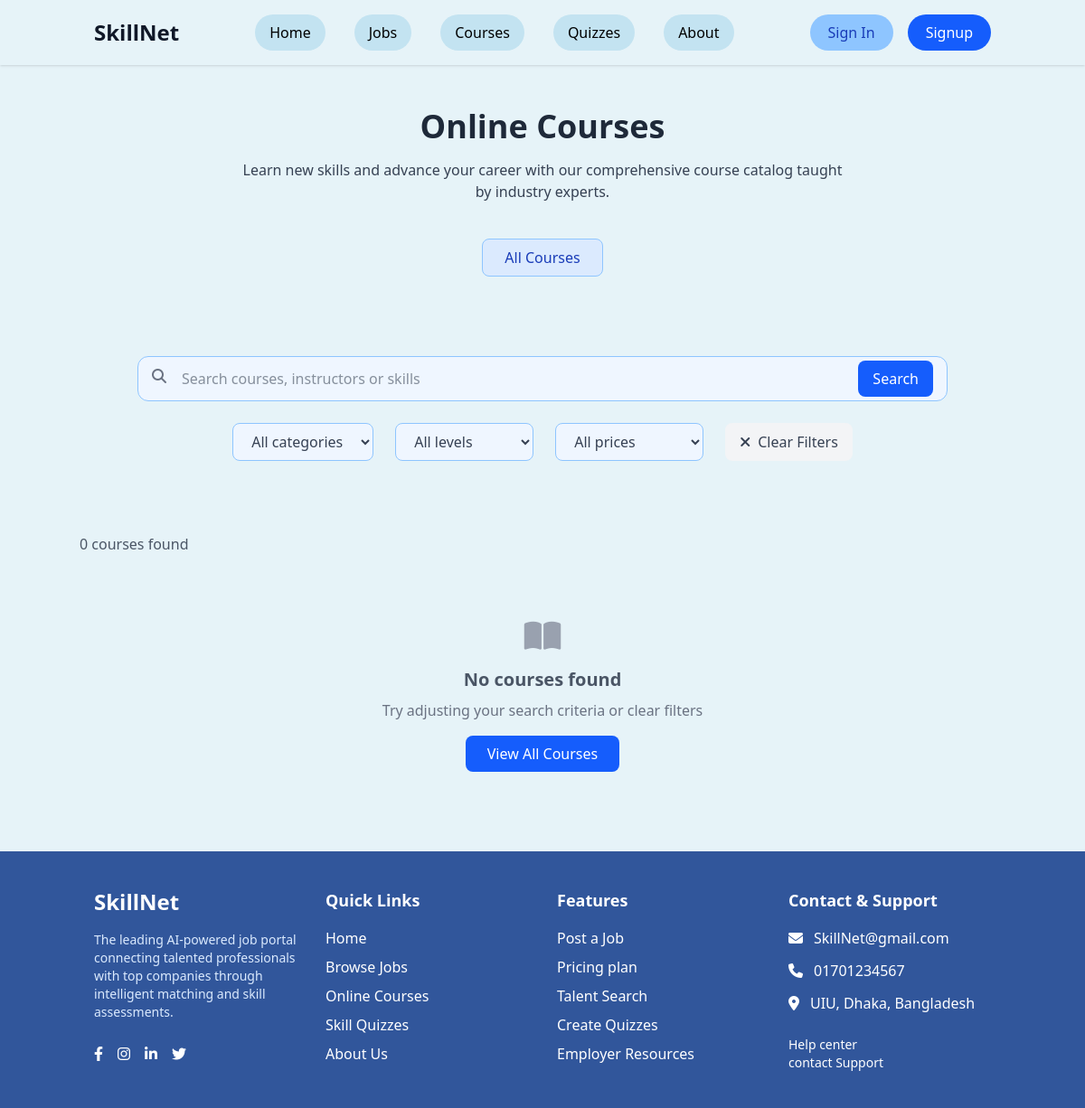
Before: /courses/ with the older database file.
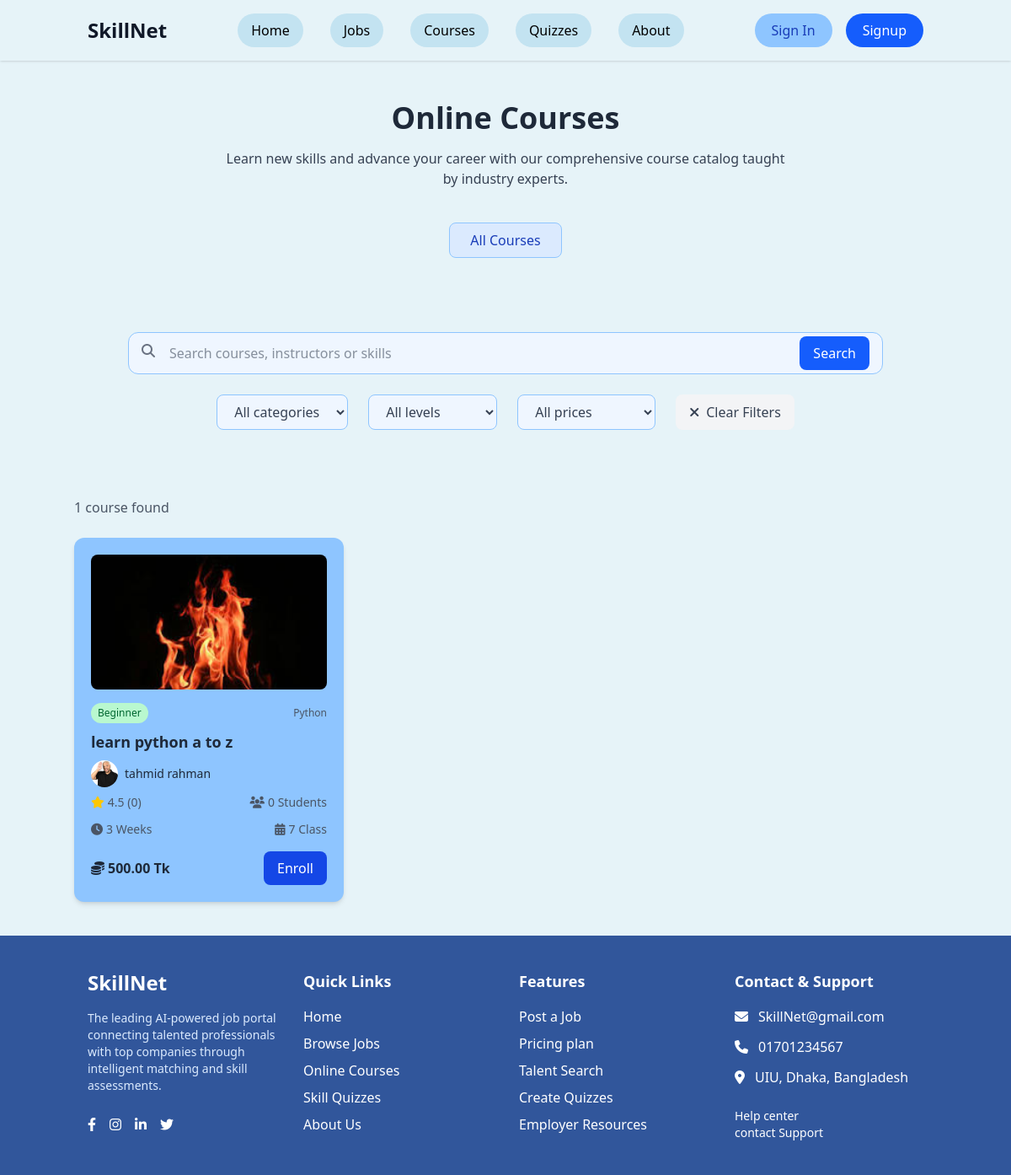
After: the same page with the newer database file.
### app/models.py (models this page shows, shortened)
class Course(models.Model):
    DIFFICULTY_LEVELS = [
        ('beginner', 'Beginner'),
        ('intermediate', 'Intermediate'),
        ('advanced', 'Advanced'),
    ]
    title = models.CharField(max_length=200)
    category = models.ForeignKey(CourseCategory, on_delete=models.CASCADE)
    instructor = models.CharField(max_length=100)
    instructor_photo = models.ImageField(upload_to='instructors/', blank=True, null=True)
    thumbnail = models.ImageField(upload_to='course_thumbnails/', blank=True, null=True)
    description = models.TextField()
    short_description = models.CharField(max_length=300)
    difficulty = models.CharField(max_length=20, choices=DIFFICULTY_LEVELS)
    price = models.DecimalField(max_digits=10, decimal_places=2)
    duration_weeks = models.IntegerField()
    lessons_count = models.IntegerField()
    skills_covered = models.CharField(max_length=500)
    rating = models.DecimalField(max_digits=3, decimal_places=1, default=4.5)
    rating_count = models.IntegerField(default=0)
    students_count = models.IntegerField(default=0)
    created_date = models.DateTimeField(auto_now_add=True)
    is_active = models.BooleanField(default=True)
    def get_difficulty_badge_class(self):
        if self.difficulty == 'beginner':
            return 'bg-green-200 text-green-800'
        elif self.difficulty == 'intermediate':
            return 'bg-blue-600 text-white'
        else:
            return 'bg-purple-200 text-purple-800'
    def get_background_class(self):
        colors = ['bg-blue-200', 'bg-blue-300', 'bg-blue-400', 'bg-green-200', 'bg-blue-100']
        index = self.id % len(colors) if self.id else 0
        return colors[index]

class CourseCategory(models.Model):
    name = models.CharField(max_length=100)
    description = models.TextField(blank=True)

### app/views.py (the view, shortened to what this page needs)
# urls.py: path('courses/', views.course_list, name='course_list'),
def course_list(request):
    tab = request.GET.get('tab', 'all')
    if tab == 'all':
        courses = Course.objects.filter(is_active=True).order_by('-created_date')
        category_filter = request.GET.get('category', '')
        difficulty_filter = request.GET.get('difficulty', '')
        price_filter = request.GET.get('price', '')
        search_query = request.GET.get('q', '')
        if search_query:
            courses = courses.filter(
                Q(title__icontains=search_query) |
                Q(instructor__icontains=search_query) |
                Q(skills_covered__icontains=search_query)
            )
        if category_filter:
            courses = courses.filter(category__name=category_filter)
        if difficulty_filter:
            courses = courses.filter(difficulty=difficulty_filter)
        categories = CourseCategory.objects.all()
        difficulty_levels = Course.DIFFICULTY_LEVELS
        context = {
            'courses': courses,
            'categories': categories,
            'difficulty_levels': difficulty_levels,
            'selected_category': category_filter,
            'selected_difficulty': difficulty_filter,
            'selected_price': price_filter,
            'search_query': search_query,
            'active_tab': tab,
            'show_filters': True,  # Show filters for "All Courses"
        }
    else:
        return redirect('app:course_list?tab=all')
    return render(request, 'courses/course_list.html', context)

### static/templates/courses/course_list.html (shortened to what this page needs)
{% extends 'base.html' %}
{% load static %}
{% block content %}
<section class="py-12 px-4">
    <div class="container mx-auto text-center">
        <h1 class="text-3xl md:text-4xl font-bold mb-4">
            {% if active_tab == 'my_courses' %}My Courses{% else %}Online Courses{% endif %}
        </h1>
        <p class="text-gray-700 max-w-2xl mx-auto mb-10">
            {% if active_tab == 'my_courses' %}
                Continue your learning journey and track your progress across all enrolled courses.
            {% else %}
                Learn new skills and advance your career with our comprehensive course catalog taught by industry experts.
            {% endif %}
        </p>
        <div class="flex justify-center mb-10 space-x-4">
            <a href="?tab=all"
               class="px-6 py-2 {% if active_tab == 'all' %}bg-blue-100 text-blue-800 border border-blue-300{% else %}bg-gray-100 text-gray-700{% endif %} rounded-lg font-medium hover:bg-blue-50 transition">
                All Courses
            </a>
        </div>
    </div>
</section>
{% if active_tab == 'all' and show_filters %}
<section class="px-4">
    <div class="container mx-auto max-w-4xl">
        <form method="GET" action="{% url 'app:course_list' %}" class="mb-10">
            <div class="relative mb-6">
                <input type="text" name="q" placeholder="Search courses, instructors or skills"
                       value="{{ search_query }}"
                       class="w-full pl-12 pr-32 py-3 rounded-xl border border-blue-300 focus:outline-none focus:ring-2 focus:ring-blue-500 bg-blue-50" />
                <i class="fas fa-search absolute left-4 top-3.5 text-gray-500"></i>
                <button type="submit" class="absolute right-4 top-1/2 transform -translate-y-1/2 px-4 py-2 bg-blue-600 text-white rounded-lg hover:bg-blue-700 transition">
                    Search
                </button>
            </div>
            <div class="flex flex-wrap justify-center gap-6">
                <select name="category" class="px-4 py-2 rounded-lg bg-blue-50 border border-blue-300 text-gray-700 focus:outline-none focus:ring-2 focus:ring-blue-500" onchange="this.form.submit()">
                    <option value="">All categories</option>
                </select>
                <select name="difficulty" class="px-4 py-2 rounded-lg bg-blue-50 border border-blue-300 text-gray-700 focus:outline-none focus:ring-2 focus:ring-blue-500" onchange="this.form.submit()">
                    <option value="">All levels</option>
                </select>
                <select name="price" class="px-4 py-2 rounded-lg bg-blue-50 border border-blue-300 text-gray-700 focus:outline-none focus:ring-2 focus:ring-blue-500" onchange="this.form.submit()">
                    <option value="">All prices</option>
                </select>
                <a href="{% url 'app:course_list' %}?tab=all" class="flex items-center space-x-2 px-4 py-2 bg-gray-100 text-gray-700 rounded-lg hover:bg-gray-200 transition">
                    <i class="fas fa-times"></i>
                    <span>Clear Filters</span>
                </a>
            </div>
        </form>
    </div>
</section>
{% endif %}
<section class="py-10 px-4">
    <div class="container mx-auto">
        {% if active_tab == 'all' %}
            <div class="mb-6 text-gray-600">
                <p>{{ courses.count }} course{% if courses.count != 1 %}s{% endif %} found</p>
            </div>
            <div class="grid grid-cols-1 md:grid-cols-2 lg:grid-cols-3 gap-8">
                {% for course in courses %}
                <div class="{{ course.get_background_class }} p-5 rounded-xl shadow-md overflow-hidden transition-transform hover:scale-105">
                    <img src="{% if course.thumbnail %}{{ course.thumbnail.url }}{% else %}https://via.placeholder.com/400x250?text={{ course.title|slice:':10' }}{% endif %}"
                         alt="{{ course.title }}"
                         class="w-full h-40 object-cover rounded-lg mb-4" />
                    <div class="flex items-center mb-2">
                        <span class="px-2 py-1 text-xs {{ course.get_difficulty_badge_class }} rounded-full">
                            {{ course.get_difficulty_display }}
                        </span>
                        <span class="ml-auto text-xs text-gray-600">{{ course.category.name }}</span>
                    </div>
                    <h3 class="font-bold text-lg mb-2">{{ course.title }}</h3>
                    <div class="flex items-center mb-2">
                        <img src="{% if course.instructor_photo %}{{ course.instructor_photo.url }}{% else %}https://via.placeholder.com/30x30?text={{ course.instructor|slice:':2' }}{% endif %}"
                             alt="{{ course.instructor }}"
                             class="rounded-full mr-2 w-8 h-8 object-cover" />
                        <span class="text-sm">{{ course.instructor }}</span>
                    </div>
                    <div class="flex justify-between text-sm text-gray-600 mb-3">
                        <div class="flex items-center">
                            <i class="fas fa-star text-yellow-400 mr-1"></i>
                            <span>{{ course.rating }} ({{ course.rating_count }})</span>
                        </div>
                        <div class="flex items-center">
                            <i class="fas fa-users mr-1"></i>
                            <span>{{ course.students_count }} Students</span>
                        </div>
                    </div>
                    <div class="flex justify-between text-sm text-gray-600 mb-4">
                        <div class="flex items-center">
                            <i class="fas fa-clock mr-1"></i>
                            <span>{{ course.duration_weeks }} Weeks</span>
                        </div>
                        <div class="flex items-center">
                            <i class="fas fa-calendar-alt mr-1"></i>
                            <span>{{ course.lessons_count }} Class</span>
                        </div>
                    </div>
                    <div class="flex justify-between items-center">
                        <div class="flex items-center">
                            <i class="fas fa-coins mr-1"></i>
                            <span class="font-semibold">
                                {% if course.price == 0 %}
                                    Free
                                {% else %}
                                    {{ course.price }} Tk
                                {% endif %}
                            </span>
                        </div>
                        {% if user.is_authenticated %}
                            <a href="{% url 'app:enroll_course' course.id %}"
                               class="px-4 py-2 bg-blue-700 text-white rounded-lg hover:bg-blue-800 transition">
                                Enroll
                            </a>
                        {% else %}
                            <a href="{% url 'login' %}?next={% url 'app:course_detail' course.id %}"
                               class="px-4 py-2 bg-blue-700 text-white rounded-lg hover:bg-blue-800 transition">
                                Enroll
                            </a>
                        {% endif %}
                    </div>
                </div>
                {% empty %}
                <div class="col-span-3 text-center py-12">
                    <i class="fas fa-book-open text-4xl text-gray-400 mb-4"></i>
                    <h3 class="text-xl font-bold text-gray-600 mb-2">No courses found</h3>
                    <p class="text-gray-500 mb-4">Try adjusting your search criteria or clear filters</p>
                    <a href="{% url 'app:course_list' %}?tab=all" class="inline-block px-6 py-2 bg-blue-600 text-white rounded-lg hover:bg-blue-700 transition">
                        View All Courses
                    </a>
                </div>
                {% endfor %}
            </div>
        {% endif %}
    </div>
</section>
{% endblock %}

Changed rows visible on the page:
added Course: thumbnail (picture), difficulty "Beginner", category.name "Python", title "learn python a to z", instructor_photo (picture), instructor "tahmid rahman", rating "4.5", rating_count "0", students_count "0", duration_weeks "3", lessons_count "7", price "500.00"
Other visible differences:
{{ courses.count }}: "0" → "1"
text no longer shown: "s No courses found Try adjusting your search criteria or clear filters View All Courses"
